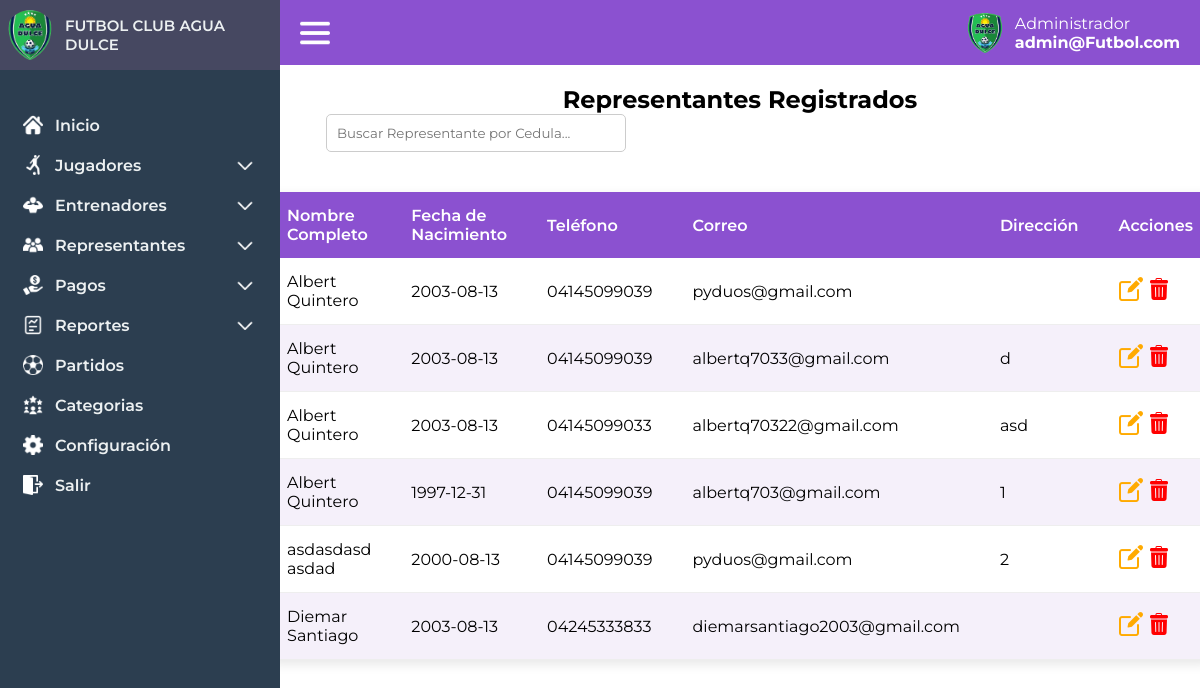
The page /administrador/representantes_lista (signed in) on the database its author committed.
### tables this page shows
CREATE TABLE `representantes` (
  `id` int(11) NOT NULL,
  `nombre_completo` varchar(100) NOT NULL,
  `fecha_nacimiento` date NOT NULL,
  `cedula` varchar(20) NOT NULL,
  `telefono` varchar(20) DEFAULT NULL,
  `correo` varchar(100) DEFAULT NULL,
  `direccion` text DEFAULT NULL,
  `foto` varchar(255) NOT NULL,
  `id_usuario` int(11) DEFAULT NULL,
  `passwordp` varchar(255) NOT NULL
);

### controlador/vistas.php (called while the page is built, shortened)
<?php
class vistas
{
    function vistan($vista){
        require "vistas/".$vista.".php";
    }
}
?>

### controlador/administrador.php (called while the page is built, shortened)
<?php
require_once "modelo/adminmodel.php";
class administrador extends vistas{
        public function representantes_lista(){
            $this->jugadores = adminModel::getAllRepresentatives();
            $this->vistan('administrador/representative_list');
        }
}
?>

### modelo/database.php (called while the page is built, shortened)
<?php
    class Database
    {
        public static function getDatabase(){
            try {
                $db = new PDO("mysql:host=localhost;dbname=futbolclub", "root", "");
                return $db;
            } catch (Exception $e) {
                return false;
            }
        }
    }
    ?>

### modelo/adminmodel.php (called while the page is built, shortened)
<?php
    require_once "database.php";
    class adminModel extends Database
    {
    public static function getAllRepresentatives() {
        try {
            $stmt = Database::getDatabase()->prepare("SELECT * FROM representantes ORDER BY nombre_completo");
            $stmt->execute();
            return $stmt->fetchAll(PDO::FETCH_ASSOC);
        } catch (PDOException $e) {
            return [];
        }
    }
}
?>

### vistas/administrador/representative_list.php (the view, shortened to what this page needs)
<!DOCTYPE html>
<html lang="es">
<head>
    <link rel="stylesheet" href="/FutbolClub/assets/css/index.css">
    <link rel="stylesheet" href="/FutbolClub/assets/css/players.css">
    <link rel="stylesheet" href="/FutbolClub/assets/css/toastr.min.css">
</head>
<body>
     <?php include("vistas/layout/header.php") ?>
    <main class="index-main" id="index-main">
    <?php include('vistas/layout/session.php'); ?>
        <div class="playerlist-container">
            <h2>Representantes Registrados</h2>
            <div class="playerlist-actions">
                <input type="text" id="search-player" placeholder="Buscar Representante por Cedula..." onkeyup="filtrarTabla()">
            </div>
            <table class="player-table" id="player-table">
                <thead>
                    <tr>
                        <th>Nombre Completo</th>
                        <th>Fecha de Nacimiento</th>
                        <th>Teléfono</th>
                        <th>Correo</th>
                        <th>Dirección</th>
                        <th>Acciones</th>
                    </tr>
                </thead>
                <tbody id="player-list">
                    <?php
        if (empty($this->jugadores)) {
            echo '<tr><td colspan="6">No hay jugadores registrados.</td></tr>';
        } else {
            foreach ($this->jugadores as $jugador) {
                echo '<tr>';
                echo '<td>' . htmlspecialchars($jugador['nombre_completo']) . '</td>';
                echo '<td>' . htmlspecialchars($jugador['fecha_nacimiento']) . '</td>';
                echo '<td>' . htmlspecialchars($jugador['telefono']) . '</td>';
                echo '<td>' . htmlspecialchars($jugador['correo']) . '</td>';
                echo '<td>' . htmlspecialchars($jugador['direccion']) . '</td>';
                echo '<td>
                        <a class="edit-representative" data-id="' . htmlspecialchars($jugador['id']) . '"><img src="/FutbolClub/assets/img/editar.png" alt=""></a>
                        <a class="delete-representative" data-id="' . htmlspecialchars($jugador['cedula']) . '" data-name="' . htmlspecialchars($jugador['nombre_completo']) . '"><img src="/FutbolClub/assets/img/papelera.png" alt=""></a>
                      </td>';
                echo '</tr>';
            }
        }
        ?>
                </tbody>
            </table>
        </div>
    </main>
</body>
</html>

### assets/css/index.css (style rules this page uses)
* { box-sizing: border-box; margin: 0; padding: 0; font-family: "Montserrat", sans-serif; }
:root { --color-bg-dark:#2c3e50 ; --color-bg-dark2:#464861 ; }
.index-main { margin-left: 280px; transition: margin-left 0.3s ease-in-out; }

### assets/css/players.css (style rules this page uses)
.playerlist-container { display: flex; flex-direction: column; align-items: center; margin-top: 20px; }
.player-table { width: 90%; border-collapse: separate; border-spacing: 0; margin-top: 20px; font-family: 'Segoe UI', Tahoma, Geneva, Verdana, sans-serif; box-shadow: 0 4px 12px rgba(0,0,0,0.1); border-radius: 10px; overflow: hidden; }
.player-table th, .player-table td { padding: 14px 20px; text-align: left; }
.player-table th { background: #8b51d0; color: #fff; font-weight: 600; }
.player-table tr:nth-child(even) { background: #f5f0fa; }
.player-table tr:nth-child(odd) { background: #ffffff; }
.player-table td { border-bottom: 1px solid #eee; }
.playerlist-actions { display: flex; justify-content: space-between; width: 90%; margin-bottom: 20px; }
.playerlist-actions input[type="text"] { padding: 10px; border: 1px solid #ccc; border-radius: 5px; width: 300px; }

### rows shown on the page
representantes: nombre_completo "Albert Quintero", fecha_nacimiento "2003-08-13", telefono "04145099039", correo "pyduos@gmail.com"
representantes: nombre_completo "Albert Quintero", fecha_nacimiento "2003-08-13", telefono "04145099039", correo "albertq7033@gmail.com", direccion "d"
representantes: nombre_completo "Albert Quintero", fecha_nacimiento "2003-08-13", telefono "04145099033", correo "albertq70322@gmail.com", direccion "asd"
representantes: nombre_completo "Albert Quintero", fecha_nacimiento "1997-12-31", telefono "04145099039", correo "albertq703@gmail.com", direccion "1"
representantes: nombre_completo "asdasdasd asdad", fecha_nacimiento "2000-08-13", telefono "04145099039", correo "pyduos@gmail.com", direccion "2"
representantes: nombre_completo "Diemar Santiago", fecha_nacimiento "2003-08-13", telefono "04245333833", correo "diemarsantiago2003@gmail.com"
